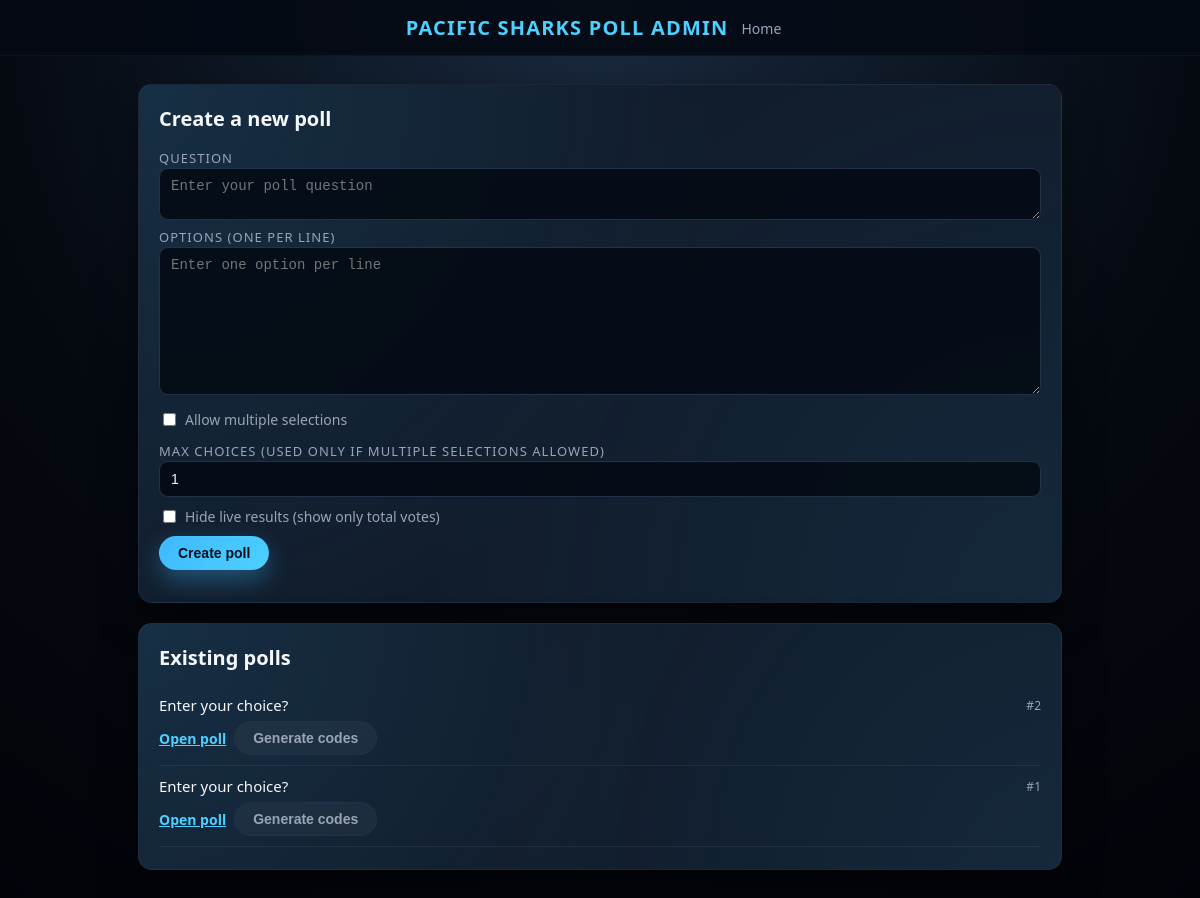
The page /admin on the database as committed earlier.
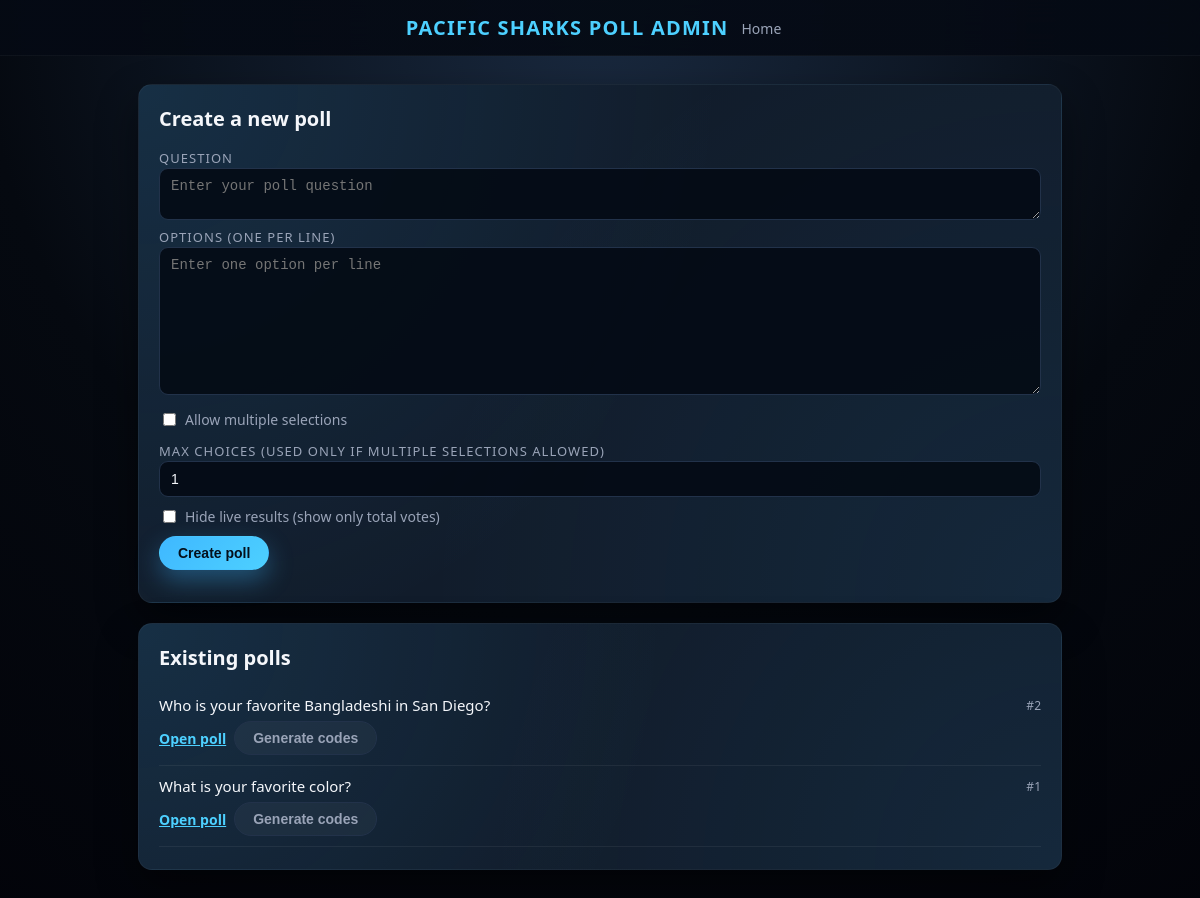
The same page on the database as committed later.
### tables this page shows
CREATE TABLE polls (
    id INTEGER PRIMARY KEY AUTOINCREMENT,
    question TEXT NOT NULL,
    multiple_allowed INTEGER NOT NULL DEFAULT 0,
    max_choices INTEGER DEFAULT NULL,
    hide_results INTEGER NOT NULL DEFAULT 0
);

### backend/app.py (the view)
@app.route("/admin")
def admin():
    db = get_db()
    polls = db.execute("SELECT id, question FROM polls ORDER BY id DESC").fetchall()
    return render_template("admin.html", polls=polls)

### backend/app.py (called while the page is built)
def get_db():
    if "db" not in g:
        g.db = sqlite3.connect(DB_PATH)
        g.db.row_factory = sqlite3.Row
    return g.db

### frontend/templates/admin.html (shortened to what this page needs)
<!doctype html>
<html lang="en">
  <head>
    <link
      rel="stylesheet"
      href="{{ url_for('static', filename='style.css') }}"
    />
  </head>
  <body class="page">
    <header class="top-bar">
      <div class="top-bar-left">
        <div class="brand">Pacific Sharks Poll Admin</div>
      </div>
      <div class="top-bar-right">
        <a href="{{ url_for('home') }}" class="top-link">Home</a>
      </div>
    </header>
    <main class="content">
      <section class="card">
        <h1 class="card-title">Create a new poll</h1>
        <label class="field-label" for="question">Question</label>
        <textarea
          id="question"
          rows="2"
          class="field-input"
          placeholder="Enter your poll question"
        ></textarea>
        <label class="field-label">Options (one per line)</label>
        <textarea
          id="options-textarea"
          class="field-input"
          rows="8"
          placeholder="Enter one option per line"
        ></textarea>
        <div class="field-row">
          <label class="checkbox-label">
            <input type="checkbox" id="multiple_allowed" />
            Allow multiple selections
          </label>
        </div>
        <label class="field-label" for="max_choices">
          Max choices (used only if multiple selections allowed)
        </label>
        <input
          type="number"
          id="max_choices"
          min="1"
          value="1"
          class="field-input"
        />
        <div class="field-row">
          <label class="checkbox-label">
            <input type="checkbox" id="hide_results" />
            Hide live results (show only total votes)
          </label>
        </div>
        <button id="create-poll" class="btn btn-primary" type="button">
          Create poll
        </button>
      </section>
      <section class="card">
        <h2 class="card-title">Existing polls</h2>
        {% if polls %}
        <ul class="poll-list">
          {% for p in polls %}
          <li class="poll-list-item">
            <div class="poll-list-main">
              <span class="poll-question">{{ p.question }}</span>
              <span class="poll-id">#{{ p.id }}</span>
            </div>
            <div class="poll-list-actions">
              <a
                href="{{ url_for('poll_view', poll_id=p.id) }}"
                class="btn btn-link"
                target="_blank"
              >
                Open poll
              </a>
              <button
                class="btn btn-secondary btn-generate-codes"
                data-poll-id="{{ p.id }}"
                data-poll-question="{{ p.question }}"
              >
                Generate codes
              </button>
            </div>
          </li>
          {% endfor %}
        </ul>
        {% else %}
        <p class="muted">No polls yet. Create one above.</p>
        {% endif %}
      </section>
    </main>
  </body>
</html>

Rows that differ between the two databases and show on the page:
changed polls id 2: question "Enter your choice?" → "Who is your favorite Bangladeshi in San Diego?"
changed polls id 1: question "Enter your choice?" → "What is your favorite color?"
